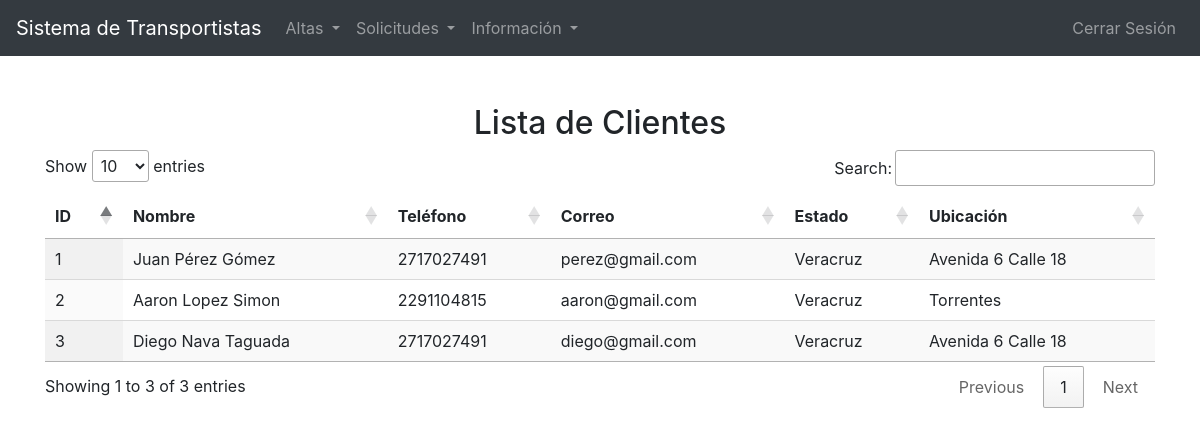
Screenshot of /Transportes/verCliente.php (signed in) with the database file from the repository.
### tables this page shows
CREATE TABLE `cliente` (
  `ID_Cli` int(11) NOT NULL,
  `Nombre_Cli` varchar(100) NOT NULL,
  `Telefono_Cli` char(10) NOT NULL,
  `Correo_Cli` varchar(100) NOT NULL,
  `Estado_Cli` varchar(100) NOT NULL,
  `Ubicacion_Cli` varchar(200) NOT NULL
);

### Transportes/verCliente.php (the view, shortened to what this page needs)
<?php
include('bd.php');
$sql = "SELECT * FROM Cliente";
$result = $conn->query($sql);
$clientes = [];
if ($result->num_rows > 0) {
    while($row = $result->fetch_assoc()) {
        $clientes[] = $row;
    }
}
?>
<!DOCTYPE html>
<html lang="es">
<head>
    <link href="https://stackpath.bootstrapcdn.com/bootstrap/4.5.2/css/bootstrap.min.css" rel="stylesheet">
    <link rel="stylesheet" href="https://cdn.datatables.net/1.10.21/css/jquery.dataTables.min.css">
</head>
<body>
<nav class="navbar navbar-expand-lg navbar-dark bg-dark">
    <a class="navbar-brand" href="welcome.php">Sistema de Transportistas</a>
    <div class="collapse navbar-collapse" id="navbarNavDropdown">
        <ul class="navbar-nav mr-auto">
            <li class="nav-item dropdown">
                <a class="nav-link dropdown-toggle" href="#" id="altasDropdown" role="button" data-toggle="dropdown" aria-haspopup="true" aria-expanded="false">
                    Altas
                </a>
            </li>
            <li class="nav-item dropdown">
                <a class="nav-link dropdown-toggle" href="#" id="solicitudesDropdown" role="button" data-toggle="dropdown" aria-haspopup="true" aria-expanded="false">
                    Solicitudes
                </a>
            </li>
            <li class="nav-item dropdown">
                <a class="nav-link dropdown-toggle" href="#" id="informacionDropdown" role="button" data-toggle="dropdown" aria-haspopup="true" aria-expanded="false">
                    Información
                </a>
            </li>
        </ul>
        <ul class="navbar-nav ml-auto">
            <li class="nav-item">
                <a class="nav-link" href="logout.php">Cerrar Sesión</a>
            </li>
        </ul>
    </div>
</nav>
    <div class="container mt-5">
        <h2 class="text-center">Lista de Clientes</h2>
        <table id="clientesTable" class="display" style="width:100%">
            <thead>
                <tr>
                    <th>ID</th>
                    <th>Nombre</th>
                    <th>Teléfono</th>
                    <th>Correo</th>
                    <th>Estado</th>
                    <th>Ubicación</th>
                </tr>
            </thead>
            <tbody>
                <?php foreach ($clientes as $cliente): ?>
                    <tr>
                        <td><?php echo $cliente['ID_Cli']; ?></td>
                        <td><?php echo $cliente['Nombre_Cli']; ?></td>
                        <td><?php echo $cliente['Telefono_Cli']; ?></td>
                        <td><?php echo $cliente['Correo_Cli']; ?></td>
                        <td><?php echo $cliente['Estado_Cli']; ?></td>
                        <td><?php echo $cliente['Ubicacion_Cli']; ?></td>
                    </tr>
                <?php endforeach; ?>
            </tbody>
        </table>
    </div>
</body>
</html>

### rows the page displays
cliente: ID_Cli "1", Nombre_Cli "Juan Pérez Gómez", Telefono_Cli "2717027491", Correo_Cli "perez@gmail.com", Estado_Cli "Veracruz", Ubicacion_Cli "Avenida 6 Calle 18"
cliente: ID_Cli "2", Nombre_Cli "Aaron Lopez Simon", Telefono_Cli "2291104815", Correo_Cli "aaron@gmail.com", Estado_Cli "Veracruz", Ubicacion_Cli "Torrentes"
cliente: ID_Cli "3", Nombre_Cli "Diego Nava Taguada", Telefono_Cli "2717027491", Correo_Cli "diego@gmail.com", Estado_Cli "Veracruz", Ubicacion_Cli "Avenida 6 Calle 18"
